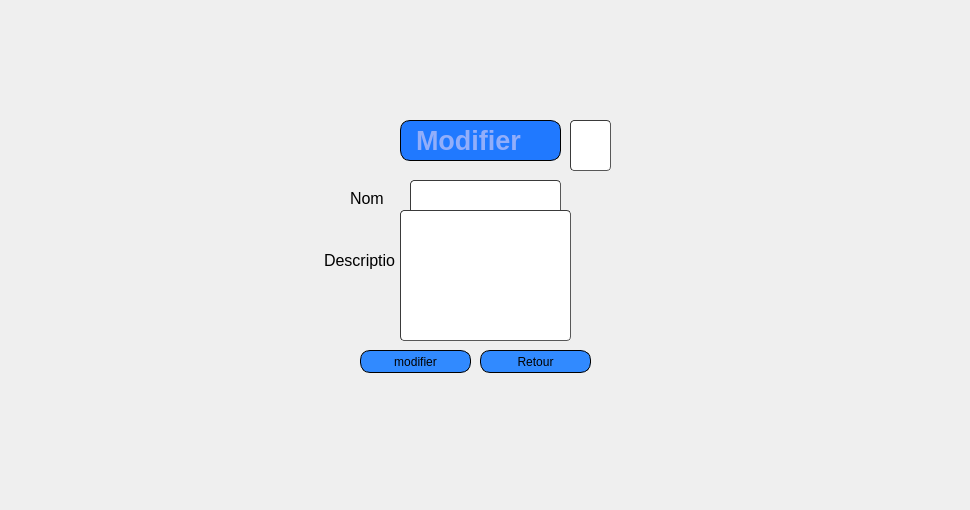
       <widget class="QWidget" name="page_15">
        <widget class="QLabel" name="label_44">
         <property name="geometry">
          <rect>
           <x>0</x>
           <y>10</y>
           <width>961</width>
           <height>491</height>
          </rect>
         </property>
         <property name="text">
          <string/>
         </property>
         <property name="pixmap">
          <pixmap resource="qt.qrc">:/new/prefix1/icons/haya.png</pixmap>
         </property>
        </widget>
        <widget class="QLabel" name="label_45">
         <property name="geometry">
          <rect>
           <x>320</x>
           <y>100</y>
           <width>341</width>
           <height>301</height>
          </rect>
         </property>
         <property name="text">
          <string/>
         </property>
         <property name="pixmap">
          <pixmap resource="qt.qrc">:/new/prefix1/icons/imf.jpg</pixmap>
         </property>
        </widget>
        <widget class="QLineEdit" name="nom_modif_c">
         <property name="geometry">
          <rect>
           <x>410</x>
           <y>180</y>
           <width>151</width>
           <height>41</height>
          </rect>
         </property>
         <property name="styleSheet">
          <string notr="true">	border-width: 1px; border-radius: 4px;
	border-color: rgb(58, 58, 58);
	border-style: inset;
	padding: 0 8px;


	selection-color: rgb(60, 63, 65);</string>
         </property>
        </widget>
        <widget class="QLineEdit" name="desc_modif_c">
         <property name="geometry">
          <rect>
           <x>400</x>
           <y>210</y>
           <width>171</width>
           <height>131</height>
          </rect>
         </property>
         <property name="styleSheet">
          <string notr="true">	border-width: 1px; border-radius: 4px;
	border-color: rgb(58, 58, 58);
	border-style: inset;
	padding: 0 8px;


	selection-color: rgb(60, 63, 65);</string>
         </property>
        </widget>
        <widget class="QPushButton" name="modifier_c">
         <property name="geometry">
          <rect>
           <x>360</x>
           <y>350</y>
           <width>111</width>
           <height>23</height>
          </rect>
         </property>
         <property name="styleSheet">
          <string notr="true">	border: 1px solid black;
border-radius: 10px;
padding: 0 8px;
background: #318aff;
font: bold, &quot;Arial&quot;;;
text-align:center;
</string>
         </property>
         <property name="text">
          <string>modifier</string>
         </property>
         <property name="icon">
          <iconset resource="projet.qrc">
           <normaloff>:/new/prefix1/icons/icons8_checkmark_96px.png</normaloff>:/new/prefix1/icons/icons8_checkmark_96px.png</iconset>
         </property>
        </widget>
        <widget class="QPushButton" name="Annuler_c">
         <property name="geometry">
          <rect>
           <x>480</x>
           <y>350</y>
           <width>111</width>
           <height>23</height>
          </rect>
         </property>
         <property name="styleSheet">
          <string notr="true">border: 1px solid black;
border-radius: 10px;
padding: 0 8px;
background: #318aff;
font: bold, &quot;Arial&quot;;;
text-align:center;

</string>
         </property>
         <property name="text">
          <string>Retour</string>
         </property>
         <property name="icon">
          <iconset resource="projet.qrc">
           <normaloff>:/new/prefix1/icons/icons8_back_to_200px.png</normaloff>:/new/prefix1/icons/icons8_back_to_200px.png</iconset>
         </property>
        </widget>
        <widget class="QLabel" name="label_46">
         <property name="geometry">
          <rect>
           <x>350</x>
           <y>190</y>
           <width>55</width>
           <height>16</height>
          </rect>
         </property>
         <property name="font">
          <font>
           <family>Arial</family>
           <pointsize>12</pointsize>
          </font>
         </property>
         <property name="text">
          <string>Nom</string>
         </property>
        </widget>
        <widget class="QLabel" name="label_47">
         <property name="geometry">
          <rect>
           <x>324</x>
           <y>250</y>
           <width>71</width>
           <height>21</height>
          </rect>
         </property>
         <property name="font">
          <font>
           <family>Arial</family>
           <pointsize>12</pointsize>
          </font>
         </property>
         <property name="text">
          <string>Description</string>
         </property>
        </widget>
        <widget class="QLabel" name="label_95">
         <property name="geometry">
          <rect>
           <x>400</x>
           <y>120</y>
           <width>161</width>
           <height>41</height>
          </rect>
         </property>
         <property name="font">
          <font>
           <family>Arial</family>
           <pointsize>20</pointsize>
           <weight>75</weight>
           <italic>false</italic>
           <bold>true</bold>
          </font>
         </property>
         <property name="styleSheet">
          <string notr="true">border: 1px solid black;
background-color: rgb(32, 121, 255);
color: rgb(146, 174, 250);
border-radius: 10px;
padding: 0 8px;

font: bold, &quot;Arial&quot;;;
text-align:center;</string>
         </property>
         <property name="text">
          <string>Modifier</string>
         </property>
        </widget>
        <widget class="QLineEdit" name="id_modif_c">
         <property name="geometry">
          <rect>
           <x>570</x>
           <y>120</y>
           <width>41</width>
           <height>51</height>
          </rect>
         </property>
         <property name="styleSheet">
          <string notr="true">	border-width: 1px; border-radius: 4px;
	border-color: rgb(58, 58, 58);
	border-style: inset;
	padding: 0 8px;


	selection-color: rgb(60, 63, 65);</string>
         </property>
        </widget>
       </widget>
